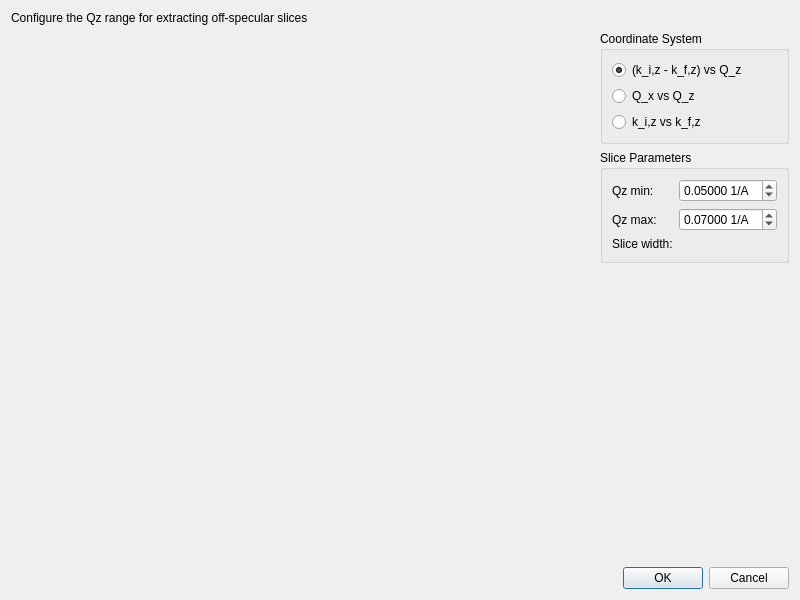
<?xml version="1.0" encoding="UTF-8"?>
<ui version="4.0">
 <class>Dialog</class>
 <widget class="QDialog" name="Dialog">
  <property name="geometry">
   <rect>
    <x>0</x>
    <y>0</y>
    <width>800</width>
    <height>600</height>
   </rect>
  </property>
  <property name="windowTitle">
   <string>Off-Specular Qz Slice Configuration</string>
  </property>
  <layout class="QVBoxLayout" name="verticalLayout">
   <item>
    <widget class="QLabel" name="label">
     <property name="text">
      <string>Configure the Qz range for extracting off-specular slices</string>
     </property>
    </widget>
   </item>
   <item>
    <layout class="QHBoxLayout" name="horizontalLayout">
     <item>
      <widget class="MPLWidget" name="plot" native="true">
       <property name="sizePolicy">
        <sizepolicy hsizetype="Expanding" vsizetype="Expanding">
         <horstretch>0</horstretch>
         <verstretch>0</verstretch>
        </sizepolicy>
       </property>
      </widget>
     </item>
     <item>
      <layout class="QVBoxLayout" name="verticalLayout_2">
       <item>
        <widget class="QGroupBox" name="groupBox">
         <property name="title">
          <string>Coordinate System</string>
         </property>
         <layout class="QVBoxLayout" name="verticalLayout_3">
          <item>
           <widget class="QRadioButton" name="kizmkfzVSqz">
            <property name="text">
             <string>(k_i,z - k_f,z) vs Q_z</string>
            </property>
            <property name="checked">
             <bool>true</bool>
            </property>
           </widget>
          </item>
          <item>
           <widget class="QRadioButton" name="qxVSqz">
            <property name="text">
             <string>Q_x vs Q_z</string>
            </property>
           </widget>
          </item>
          <item>
           <widget class="QRadioButton" name="kizVSkfz">
            <property name="text">
             <string>k_i,z vs k_f,z</string>
            </property>
           </widget>
          </item>
         </layout>
        </widget>
       </item>
       <item>
        <widget class="QGroupBox" name="groupBox_2">
         <property name="title">
          <string>Slice Parameters</string>
         </property>
         <layout class="QFormLayout" name="formLayout">
          <item row="0" column="0">
           <widget class="QLabel" name="label_2">
            <property name="text">
             <string>Qz min:</string>
            </property>
           </widget>
          </item>
          <item row="0" column="1">
           <widget class="QDoubleSpinBox" name="slice_qz_min">
            <property name="suffix">
             <string> 1/A</string>
            </property>
            <property name="decimals">
             <number>5</number>
            </property>
            <property name="minimum">
             <double>-1.000000000000000</double>
            </property>
            <property name="maximum">
             <double>10.000000000000000</double>
            </property>
            <property name="singleStep">
             <double>0.005000000000000</double>
            </property>
            <property name="value">
             <double>0.050000000000000</double>
            </property>
           </widget>
          </item>
          <item row="1" column="0">
           <widget class="QLabel" name="label_3">
            <property name="text">
             <string>Qz max:</string>
            </property>
           </widget>
          </item>
          <item row="1" column="1">
           <widget class="QDoubleSpinBox" name="slice_qz_max">
            <property name="suffix">
             <string> 1/A</string>
            </property>
            <property name="decimals">
             <number>5</number>
            </property>
            <property name="minimum">
             <double>-1.000000000000000</double>
            </property>
            <property name="maximum">
             <double>10.000000000000000</double>
            </property>
            <property name="singleStep">
             <double>0.005000000000000</double>
            </property>
            <property name="value">
             <double>0.070000000000000</double>
            </property>
           </widget>
          </item>
          <item row="2" column="0">
           <widget class="QLabel" name="label_4">
            <property name="text">
             <string>Slice width:</string>
            </property>
           </widget>
          </item>
          <item row="2" column="1">
           <widget class="QLabel" name="slice_width_label">
            <property name="text">
             <string/>
            </property>
           </widget>
          </item>
         </layout>
        </widget>
       </item>
       <item>
        <spacer name="verticalSpacer">
         <property name="orientation">
          <enum>Qt::Vertical</enum>
         </property>
         <property name="sizeHint" stdset="0">
          <size>
           <width>20</width>
           <height>40</height>
          </size>
         </property>
        </spacer>
       </item>
      </layout>
     </item>
    </layout>
   </item>
   <item>
    <widget class="QDialogButtonBox" name="buttonBox">
     <property name="orientation">
      <enum>Qt::Horizontal</enum>
     </property>
     <property name="standardButtons">
      <set>QDialogButtonBox::Cancel|QDialogButtonBox::Ok</set>
     </property>
    </widget>
   </item>
  </layout>
 </widget>
 <customwidgets>
  <customwidget>
   <class>MPLWidget</class>
   <extends>QWidget</extends>
    <header>quicknxs.views.widgets.mplwidget</header>
   <container>1</container>
  </customwidget>
 </customwidgets>
 <resources/>
 <connections>
  <connection>
   <sender>buttonBox</sender>
   <signal>accepted()</signal>
   <receiver>Dialog</receiver>
   <slot>accept()</slot>
   <hints>
    <hint type="sourcelabel">
     <x>248</x>
     <y>254</y>
    </hint>
    <hint type="destinationlabel">
     <x>157</x>
     <y>274</y>
    </hint>
   </hints>
  </connection>
  <connection>
   <sender>buttonBox</sender>
   <signal>rejected()</signal>
   <receiver>Dialog</receiver>
   <slot>reject()</slot>
   <hints>
    <hint type="sourcelabel">
     <x>316</x>
     <y>260</y>
    </hint>
    <hint type="destinationlabel">
     <x>286</x>
     <y>274</y>
    </hint>
   </hints>
  </connection>
  <connection>
   <sender>slice_qz_min</sender>
   <signal>valueChanged(double)</signal>
   <receiver>Dialog</receiver>
   <slot>update_slice_width()</slot>
   <hints>
    <hint type="sourcelabel">
     <x>700</x>
     <y>180</y>
    </hint>
    <hint type="destinationlabel">
     <x>400</x>
     <y>300</y>
    </hint>
   </hints>
  </connection>
  <connection>
   <sender>slice_qz_max</sender>
   <signal>valueChanged(double)</signal>
   <receiver>Dialog</receiver>
   <slot>update_slice_width()</slot>
   <hints>
    <hint type="sourcelabel">
     <x>700</x>
     <y>210</y>
    </hint>
    <hint type="destinationlabel">
     <x>400</x>
     <y>300</y>
    </hint>
   </hints>
  </connection>
  <connection>
   <sender>slice_qz_min</sender>
   <signal>valueChanged(double)</signal>
   <receiver>Dialog</receiver>
   <slot>update_region()</slot>
   <hints>
    <hint type="sourcelabel">
     <x>700</x>
     <y>180</y>
    </hint>
    <hint type="destinationlabel">
     <x>400</x>
     <y>300</y>
    </hint>
   </hints>
  </connection>
  <connection>
   <sender>slice_qz_max</sender>
   <signal>valueChanged(double)</signal>
   <receiver>Dialog</receiver>
   <slot>update_region()</slot>
   <hints>
    <hint type="sourcelabel">
     <x>700</x>
     <y>210</y>
    </hint>
    <hint type="destinationlabel">
     <x>400</x>
     <y>300</y>
    </hint>
   </hints>
  </connection>
  <connection>
   <sender>kizmkfzVSqz</sender>
   <signal>toggled(bool)</signal>
   <receiver>Dialog</receiver>
   <slot>draw_plot()</slot>
   <hints>
    <hint type="sourcelabel">
     <x>100</x>
     <y>50</y>
    </hint>
    <hint type="destinationlabel">
     <x>400</x>
     <y>300</y>
    </hint>
   </hints>
  </connection>
  <connection>
   <sender>qxVSqz</sender>
   <signal>toggled(bool)</signal>
   <receiver>Dialog</receiver>
   <slot>draw_plot()</slot>
   <hints>
    <hint type="sourcelabel">
     <x>100</x>
     <y>70</y>
    </hint>
    <hint type="destinationlabel">
     <x>400</x>
     <y>300</y>
    </hint>
   </hints>
  </connection>
  <connection>
   <sender>kizVSkfz</sender>
   <signal>toggled(bool)</signal>
   <receiver>Dialog</receiver>
   <slot>draw_plot()</slot>
   <hints>
    <hint type="sourcelabel">
     <x>100</x>
     <y>90</y>
    </hint>
    <hint type="destinationlabel">
     <x>400</x>
     <y>300</y>
    </hint>
   </hints>
  </connection>
 </connections>
 <slots>
  <slot>update_slice_width()</slot>
  <slot>update_region()</slot>
  <slot>draw_plot()</slot>
 </slots>
</ui>
